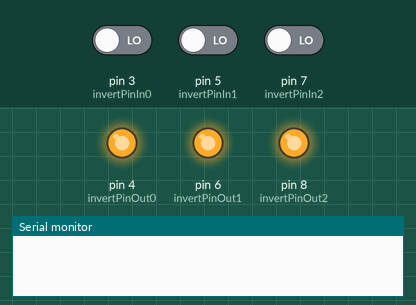
This sketch was run on a simulated Arduino Uno, built with avr-gcc and run on an emulated ATmega328P. On the bench: output pins drawn as LEDs (lit = HIGH), the last lines printed to the serial monitor. The test bench sets the inputs (shaded band); at power-on: pin 3 (invertPinIn0) LOW, pin 5 (invertPinIn1) LOW, pin 7 (invertPinIn2) LOW.

Above: at 1.0 s.
At 3.0 s:
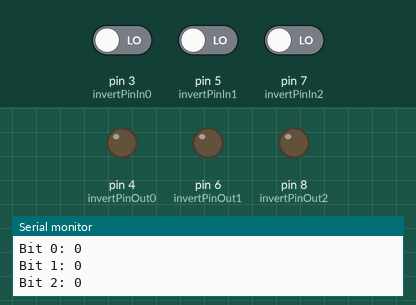
Timing chart, 0 to 5.2 s (numbered marks = the images above):
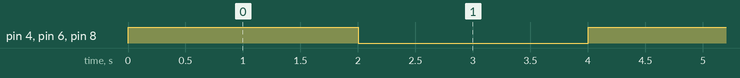

The sketch:

Project_InverterModule.ino
```cpp
int invertPinIn0 = 3; int invertPinIn1 = 5; int invertPinIn2 = 7;
int invertPinOut0 = 4; int invertPinOut1 = 6; int invertPinOut2 = 8;
int invertedBit0; int invertedBit1; int invertedBit2;

void setup() {
  // put your setup code here, to run once:
  Serial.begin(9600);
  pinMode(invertPinIn0, INPUT);
  pinMode(invertPinOut0, OUTPUT);
  pinMode(invertPinIn1, INPUT);
  pinMode(invertPinOut1, OUTPUT);
  pinMode(invertPinIn2, INPUT);
  pinMode(invertPinOut2, OUTPUT);
}

void loop() {
  // put your main code here, to run repeatedly:
  digitalWrite(invertPinOut0, HIGH);
  digitalWrite(invertPinOut1, HIGH);
  digitalWrite(invertPinOut2, HIGH);
  delay(1000);

  invertedBit0 = digitalRead(invertPinIn0);
  invertedBit1 = digitalRead(invertPinIn1);
  invertedBit2 = digitalRead(invertPinIn2);
  Serial.print("Bit 0: ");
  Serial.println(invertedBit0);
  Serial.print("Bit 1: ");
  Serial.println(invertedBit0);
  Serial.print("Bit 2: ");
  Serial.println(invertedBit0);
  delay(1000);

  digitalWrite(invertPinOut0, LOW);
  digitalWrite(invertPinOut1, LOW);
  digitalWrite(invertPinOut2, LOW);
  delay(1000);

  invertedBit0 = digitalRead(invertPinIn0);
  invertedBit1 = digitalRead(invertPinIn1);
  invertedBit2 = digitalRead(invertPinIn2);
  Serial.print("Bit 0: ");
  Serial.println(invertedBit0);
  Serial.print("Bit 1: ");
  Serial.println(invertedBit0);
  Serial.print("Bit 2: ");
  Serial.println(invertedBit0);
  delay(1000);
}
```

Measured:
- by itself, pin 4 (invertPinOut0), pin 6 (invertPinOut1), pin 8 (invertPinOut2): alternates HIGH for 2.0 s and LOW for 2.0 s
